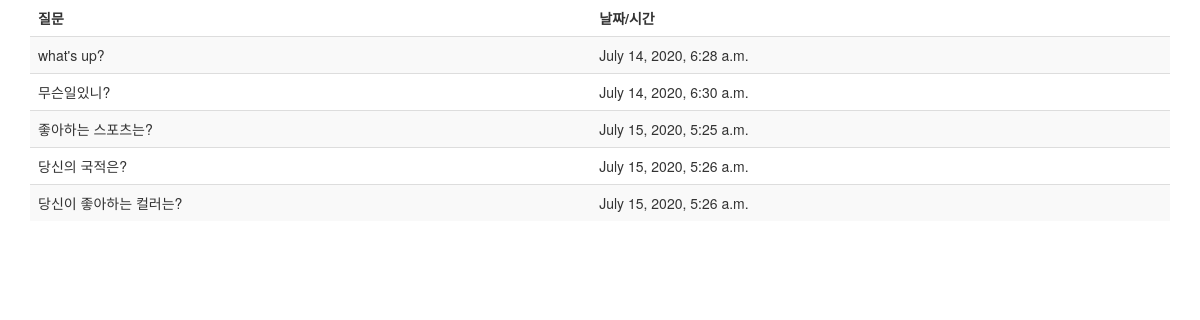
Screenshot of /polls/ with the database file from the repository.
### polls/models.py (models this page shows, shortened)
class Question(models.Model):
    objects = models.Manager()
    question_txt = models.CharField(max_length=200)
    pub_date = models.DateTimeField('date published')

### polls/views.py (the view)
# urls.py: path('', views.index, name='index'),
def index(request):
    questions = Question.objects.all()
    context = {'questions': questions}
    return render(request, 'temp_test/index.html', context)

### polls/templates/temp_test/index.html
{% extends "temp_test/base.html" %} {% block title %} 설문 조사 {% endblock %}
{% block content1 %}
<div class="container">
  <table class="table table-striped">
    <thead>
      <tr>
        <td><b>질문</b></td>
        <td><b>날짜/시간</b></td>
      </tr>
    </thead>
    <tbody>
      {% for question in questions %}
      <tr>
        <td>{{ question.question_txt }}</td>
        <td>{{ question.pub_date }}</td>
      </tr>
      {% endfor %}
    </tbody>
  </table>
</div>
{% endblock %}

### rows the page displays
Question: question_txt "what's up?", pub_date "July 14, 2020, 6:28 a.m."
Question: question_txt "무슨일있니?", pub_date "July 14, 2020, 6:30 a.m."
Question: question_txt "좋아하는 스포츠는?", pub_date "July 15, 2020, 5:25 a.m."
Question: question_txt "당신의 국적은?", pub_date "July 15, 2020, 5:26 a.m."
Question: question_txt "당신이 좋아하는 컬러는?", pub_date "July 15, 2020, 5:26 a.m."
